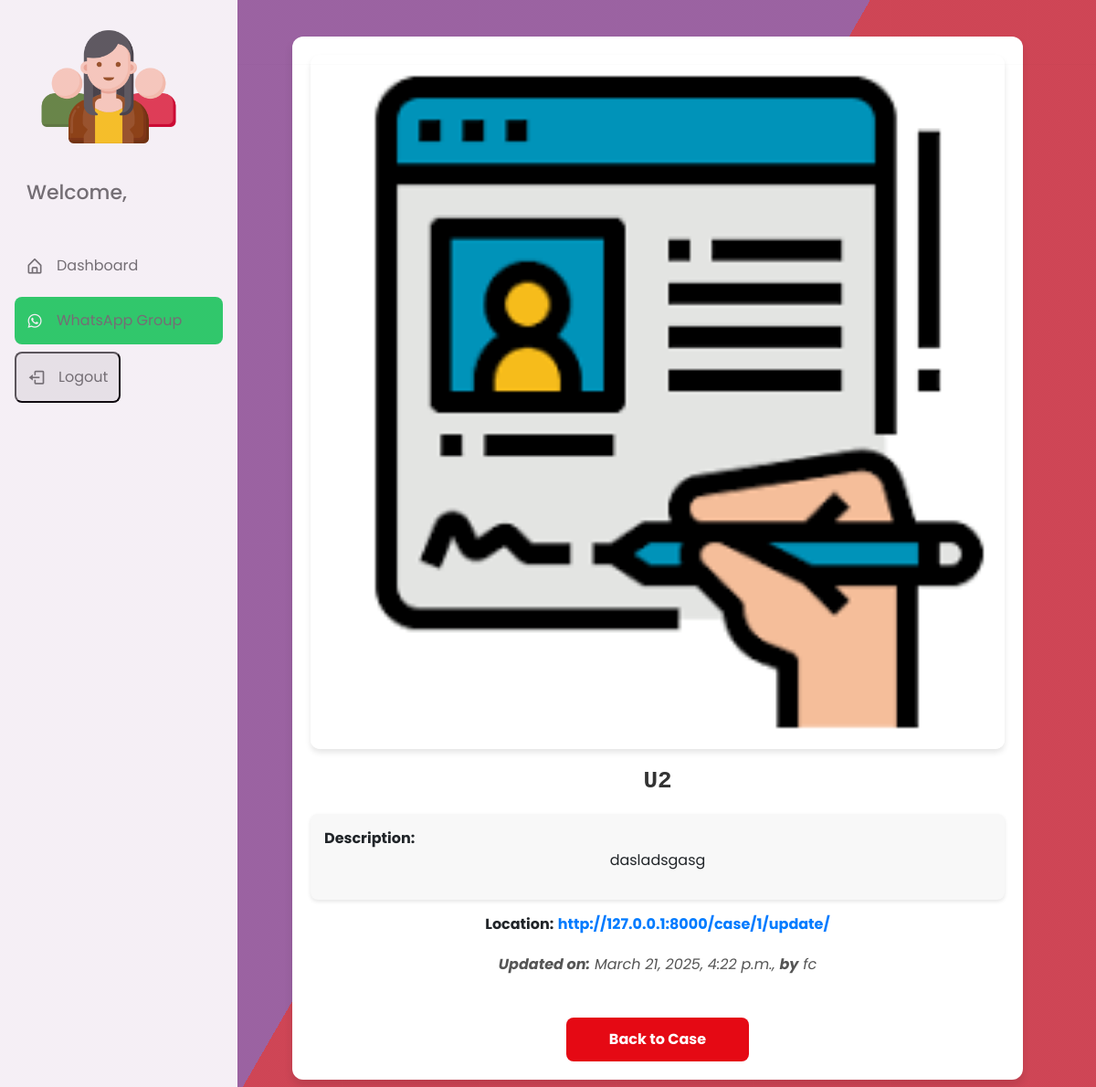
Screenshot of /case/1/2 (signed in) with the database file from the repository.
### home/models.py (models this page shows, shortened)
class CaseUpdate(models.Model):
    case = models.ForeignKey(Case, on_delete=models.CASCADE, related_name="updates")
    timestamp = models.DateTimeField(auto_now_add=True)  # Auto stores update time
    title = models.CharField(max_length=100)
    location = models.URLField(blank=True, null=True)  # Optional URL
    description = models.TextField()
    image = models.ImageField(upload_to='static/case_images/', blank=True, null=True)  # Optional image
    updated_by = models.CharField(max_length=100, default="Admin")

### home/views.py (the view)
# urls.py: path("case/<int:case_id>/<int:update_id>", views.caseUpdateDetails, name="case_update_details"),
@login_required(login_url='home')
def caseUpdateDetails(request, case_id, update_id):
    if is_admin(request.user):
        base_template = 'admin_base.html'
    else:
        base_template = 'member_base.html'
    case = get_object_or_404(Case, id=case_id)
    update = get_object_or_404(case.updates, id=update_id)
    return render(request, 'case_update_details.html', {'case': case, 'update': update, 'base_template': base_template})

### home/views.py (called while the page is built)
def is_admin(user):
    return user.groups.filter(name='ADMIN').exists()

### templates/case_update_details.html (shortened to what this page needs)
{% extends base_template %}
{% block content %}
{% load static %}
<div class="case-container">
    {% if update.image %}
    <img src="{{ update.image.url }}" alt="{{ update.title }}" class="case-image">
    {% endif %}
    <h1 class="case-title">{{ update.title }}</h1>
    <div class="case-description">
        <strong>Description:</strong>
        <p>{{ update.description }}</p>
    </div>
    {% if update.location %}
    <p class="case-info"><strong>Location:</strong> <a href="{{ update.location }}" target="_blank">{{ update.location }}</a></p>
    {% endif %}
    <p class="created-date"><strong>Updated on:</strong> {{ update.timestamp }}, <strong>by</strong> {{ update.updated_by }}</p>
    <a href="{% url 'case_details' case.id %}" class="back-button">Back to Case</a>
</div>
{% endblock %}

### templates/member_base.html (style rules this page uses)
p { text-align: center; }
body { padding-left: 240px; }
h1 { font-family: monospace; }
:root { --body-color: #ebf0ff; --sidebar-color: #fff; --primary-color: #4070f4; --primary-color-light: #f6f5ff; --toggle-color: #ddd; --text-color: #707070; --tran-02: all 0.2s ease; --tran-03: all 0.3s ease; --tran-04: all 0.4s ease; --tran-05: all 0.5s ease; }
* { margin: 0; padding: 0; box-sizing: border-box; font-family: "Poppins", sans-serif; }
body { min-height: 100%; background-color: var(--body-color); transition: var(--tran-05); }

### templates/case_update_details.html (style rules this page uses)
.case-container { max-width: 800px; margin: 40px auto; padding: 20px; background-color: #fff; border-radius: 12px; box-shadow: 0px 6px 10px rgba(0, 0, 0, 0.1); text-align: center; }
.case-image { width: 100%; border-radius: 10px; margin-bottom: 20px; box-shadow: 0px 4px 6px rgba(0, 0, 0, 0.1); }
.case-title { font-size: 26px; font-weight: bold; margin-bottom: 20px; text-transform: uppercase; color: #333; }
.case-description { background-color: #f8f8f8; padding: 15px; border-radius: 8px; font-size: 16px; text-align: justify; line-height: 1.5; box-shadow: 0px 2px 4px rgba(0, 0, 0, 0.1); }
.case-info { font-size: 16px; margin-top: 15px; }
.case-info a { color: #007bff; text-decoration: none; font-weight: bold; }
.created-date { font-style: italic; color: #555; margin-top: 20px; }
.back-button { display: inline-block; margin: 30px auto 0; padding: 12px 20px; background-color: #e50914; color: white; border-radius: 8px; text-decoration: none; font-weight: bold; width: 200px; text-align: center; transition: background-color 0.3s ease; }

### rows the page displays
CaseUpdate: image (picture), title "U2", description "dasladsgasg", location "http://127.0.0.1:8000/case/1/update/", timestamp "March 21, 2025, 4:22 p.m.", updated_by "fc"
